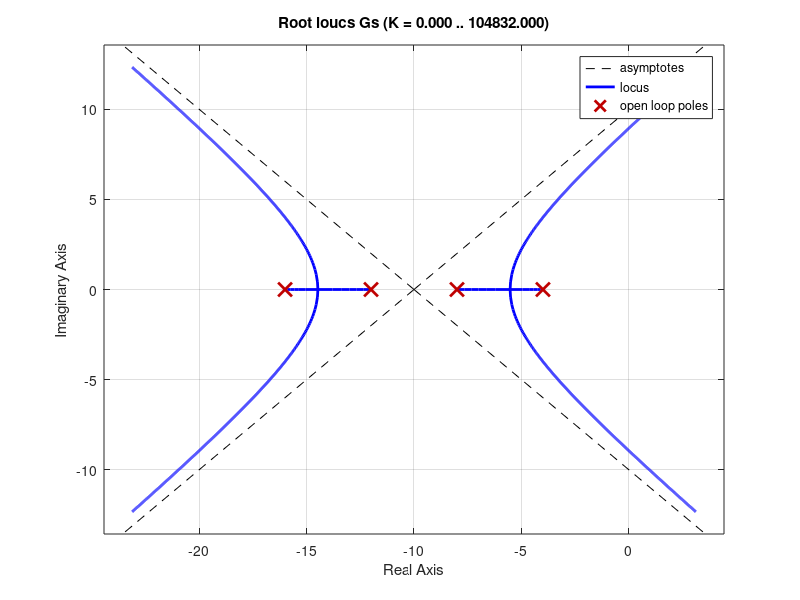

Write the MATLAB code that produced this figure. (Note: this script raises an error after producing the figure.)
%% ECE411 Root Locus 1
clc
s=tf('s');
Gs=1/((s+4)*(s+8)*(s+12)*(s+16));

figure(1);clf;
rlocus(Gs,'-')
hold on;
rlocus(-Gs,'--')

% Add bubbles at breakaway points
plot(-14.47, 0, 'md')
plot(-10, 0, 'md')
plot(-5.5, 0, 'md')

% Update title and labels
title('Complete Root Locus for $G(s)=\frac{1}{(s+4)(s+8)(s+12)(s+16)}$','Interpreter','latex')
legend('Root Locus', 'Complementary Root Locus')
findall(gcf,'String','Imaginary Axis (seconds^{-1})');
axIm = findall(gcf,'String','Imaginary Axis (seconds^{-1})');
axRe = findall(gcf,'String','Real Axis (seconds^{-1})');
set(axIm,'String','Imaginary Axis');
set(axRe,'String','Real Axis');

% Add some arrows indicating k values
x1 = 0;
y1 = 8.94;
txt1 = '\leftarrow k_{crit} = 32256, j\omega=8.94';
text(x1,y1,txt1)
x1 = -.1;
y1 = -.5;
txt1 = '\uparrow k_{crit} = -6144, j\omega=0';
text(x1,y1,txt1)
x1 = 0;
y1 = -8.94;
txt1 = '\leftarrow k_{crit} = 32256, j\omega=-8.94';
text(x1,y1,txt1)


x1 = -35;
y1 = ylim; y1=y1(2)-.5;
text(x1,y1,'$\nwarrow$ k = $\infty$','Interpreter','latex')
x1 = -34.5;
y1 = ylim; y1=y1(1)+.8;
text(x1,y1,'$\swarrow$ k = $\infty$','Interpreter','latex')
x1 = 15;
y1 = ylim; y1=y1(2)-.5;
text(x1,y1,'$\nearrow$ k = $\infty$','Interpreter','latex')
x1 = 14.5;
y1 = ylim; y1=y1(1)+.8;
text(x1,y1,'$\searrow$ k = $\infty$','Interpreter','latex')
x1 = -10;
y1 = ylim; y1=y1(2)-.5;
txt1 = '\uparrow k = \infty';
text(x1,y1,txt1)
x1 = -10;
y1 = ylim; y1=y1(1)+.8;
txt1 = '\downarrow k = -\infty';
text(x1,y1,txt1)
x1 = xlim; x1=x1(1);
y1 = -.2;
txt1 = '\leftarrow k = -\infty';
text(x1,y1,txt1)
x1 = xlim; x1=x1(2)-5;
y1 = -.2;
txt1 = 'k = -\infty \rightarrow ';
text(x1,y1,txt1)

% add asymptotes
x1=-40:20;
y1=(-24.2-22.9)/(14+33)*x1 - 10;
plot(x1,y1,'--k')
x2=-40:20;
y2=(24.2+22.9)/(14+33)*x2 + 10;
plot(x2,y2,'--k')